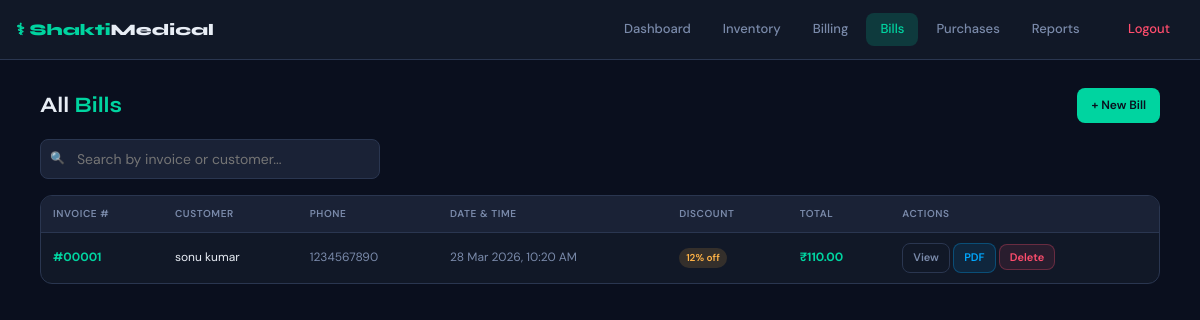
Page /bills (signed in) on the committed database.
### app/models.py (models this page shows)
class Bill(db.Model):
    id = db.Column(db.Integer, primary_key=True)
    total_amount = db.Column(db.Float, default=0)
    discount_percent = db.Column(db.Float, default=0)
    discount_amount = db.Column(db.Float, default=0)
    created_at = db.Column(db.DateTime, default=datetime.utcnow)
    customer_name = db.Column(db.String(200), default="")
    customer_phone = db.Column(db.String(20), default="")
    items = db.relationship("BillItem", backref="bill", lazy=True,
                            cascade="all, delete-orphan")

### app/routes.py (the view)
@main.route("/bills")
@login_required
def all_bills():
    bills = Bill.query.order_by(Bill.created_at.desc()).all()
    return render_template("all_bills.html", bills=bills)

### app/__init__.py (called while the page is built)
def create_app():
    app = Flask(__name__)
    app.config.from_object(Config)
    db.init_app(app)
    login_manager.init_app(app)
    login_manager.login_view = "main.login"
    from app.models import User
    @login_manager.user_loader
    def load_user(user_id):
        return User.query.get(int(user_id))
    from app.routes import main
    app.register_blueprint(main)
    with app.app_context():
        db.create_all()
    return app

### app/templates/all_bills.html (shortened to what this page needs)
{% extends "layout.html" %}
{% block content %}
<div class="page-header">
  <h1 class="page-title">All <span>Bills</span></h1>
  <a href="{{ url_for('main.billing') }}" class="btn btn-primary">+ New Bill</a>
</div>
<div class="search-bar" style="margin-bottom:16px;">
  <input type="text" id="searchInput" placeholder="Search by invoice or customer..." onkeyup="filterTable()">
</div>
<div class="table-wrap">
  <table id="billsTable">
    <thead>
      <tr>
        <th>Invoice #</th>
        <th>Customer</th>
        <th>Phone</th>
        <th>Date & Time</th>
        <th>Discount</th>
        <th>Total</th>
        <th>Actions</th>
      </tr>
    </thead>
    <tbody>
      {% for bill in bills %}
      <tr>
        <td><span class="text-accent fw-bold">#{{ "%05d"|format(bill.id) }}</span></td>
        <td>{{ bill.customer_name or '—' }}</td>
        <td class="text-muted">{{ bill.customer_phone or '—' }}</td>
        <td class="text-muted">{{ bill.created_at.strftime('%d %b %Y, %I:%M %p') }}</td>
        <td>
          {% if bill.discount_percent > 0 %}
            <span class="badge yellow">{{ bill.discount_percent|int }}% off</span>
          {% else %}
            <span class="text-muted">—</span>
          {% endif %}
        </td>
        <td class="fw-bold text-accent">₹{{ "%.2f"|format(bill.total_amount) }}</td>
        <td>
          <a href="{{ url_for('main.view_bill', bill_id=bill.id) }}" class="btn btn-outline btn-sm">View</a>
          <a href="{{ url_for('main.download_bill_pdf', bill_id=bill.id) }}" target="_blank" class="btn btn-pdf btn-sm">PDF</a>
          <form method="POST" action="{{ url_for('main.delete_bill', bill_id=bill.id) }}"
                style="display:inline;"
                onsubmit="return confirm('Delete Invoice #{{ '%05d'|format(bill.id) }}? This will restore stock.')">
            <button type="submit" class="btn btn-danger btn-sm">Delete</button>
          </form>
        </td>
      </tr>
      {% endfor %}
    </tbody>
  </table>
</div>
{% endblock %}

### app/static/css/style.css (style rules this page uses)
:root { --bg: #0a0f1e; --surface: #111827; --surface2: #1a2236; --surface3: #222d42; --border: #2a3650; --accent: #00d4a0; --accent2: #00a8ff; --accent-glow: rgba(0, 212, 160, 0.18); --text: #e8edf5; --text-muted: #7a8aaa; --danger: #ff4d6d; --warning: #ffb347; --success: #00d4a0; --info: #00a8ff; --radius: 12px; --radius-sm: 8px; --shadow: 0 4px 24px rgba(0,0,0,0.4); --nav-height: 60px; --bottom-nav: 65px; }
*, *::before, *::after { box-sizing: border-box; margin: 0; padding: 0; }
html { scroll-behavior: smooth; }
body { font-family: 'DM Sans', sans-serif; background: var(--bg); color: var(--text); min-height: 100vh; font-size: 14px; line-height: 1.6; padding-bottom: var(--bottom-nav); }
.page-header { display: flex; align-items: center; justify-content: space-between; margin-bottom: 16px; flex-wrap: wrap; gap: 10px; }
.page-title { font-family: 'Syne', sans-serif; font-weight: 700; font-size: 18px; color: var(--text); }
.page-title span { color: var(--accent); }
.table-wrap { background: var(--surface); border: 1px solid var(--border); border-radius: var(--radius); overflow: hidden; overflow-x: auto; -webkit-overflow-scrolling: touch; }
table { width: 100%; border-collapse: collapse; min-width: 500px; }
thead th { background: var(--surface2); padding: 10px 12px; text-align: left; font-size: 10px; text-transform: uppercase; letter-spacing: 0.6px; color: var(--text-muted); font-weight: 600; white-space: nowrap; }
tbody td { padding: 10px 12px; border-top: 1px solid var(--border); font-size: 12px; color: var(--text); }
.badge { display: inline-flex; align-items: center; padding: 2px 7px; border-radius: 20px; font-size: 10px; font-weight: 600; }
.badge.yellow { background: rgba(255,179,71,.15); color: var(--warning); }
.btn { display: inline-flex; align-items: center; gap: 5px; padding: 8px 14px; border-radius: var(--radius-sm); font-size: 12px; font-weight: 600; font-family: 'DM Sans', sans-serif; cursor: pointer; text-decoration: none; border: none; transition: all 0.2s; white-space: nowrap; }
.btn-primary { background: var(--accent); color: #0a0f1e; }
.btn-outline { background: transparent; border: 1px solid var(--border); color: var(--text-muted); }
.btn-danger { background: rgba(255,77,109,.1); border: 1px solid rgba(255,77,109,.3); color: var(--danger); }
.btn-pdf { background: rgba(0,168,255,.1); border: 1px solid rgba(0,168,255,.3); color: var(--info); }
.btn-sm { padding: 5px 10px; font-size: 11px; }
.search-bar { position: relative; width: 100%; margin-bottom: 12px; }
.search-bar input { width: 100%; padding: 10px 14px 10px 36px; border-radius: var(--radius-sm); border: 1px solid var(--border); background: var(--surface2); color: var(--text); font-size: 14px; font-family: 'DM Sans', sans-serif; }
.search-bar::before { content: '🔍'; position: absolute; left: 10px; top: 50%; transform: translateY(-50%); font-size: 12px; pointer-events: none; }
.text-accent { color: var(--accent); }
.text-muted { color: var(--text-muted); }
.fw-bold { font-weight: 700; }
@media (min-width: 768px) { body { padding-bottom: 0; } }
@media (min-width: 768px) { .search-bar { max-width: 340px; } }
@media (min-width: 768px) { .page-title { font-size: 22px; } }
@media (min-width: 768px) { table { min-width: unset; } }

### rows in the picture
Bill: id "00001", customer_name "sonu kumar", customer_phone "1234567890", created_at "28 Mar 2026, 10:20 AM", discount_percent "12", total_amount "110.00"
